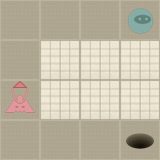

A level layout from a 2D game, rendered from its tile map. Below: a short description, then the map file with tile-grid data replaced by summaries:
An orthogonal 4x4 tile map with 40x40 px tiles, 2 tile layers (Level, Actors).

<map version="1.0" orientation="orthogonal" width="4" height="4" tilewidth="40" tileheight="40">
 <properties>
  <property name="moves" value="9" />
 </properties>
 <tileset firstgid="1" name="tiles" tilewidth="40" tileheight="40" spacing="2" margin="2">
  <image source="tiles.png" width="256" height="256" />
  <tile id="0">
   <properties>
    <property name="actor" value="exit" />
   </properties>
  </tile>
  <tile id="2">
   <properties>
    <property name="actor" value="guard" />
    <property name="direction" value="down" />
   </properties>
  </tile>
  <tile id="3">
   <properties>
    <property name="actor" value="guard" />
    <property name="direction" value="left" />
   </properties>
  </tile>
  <tile id="4">
   <properties>
    <property name="actor" value="guard" />
    <property name="direction" value="right" />
   </properties>
  </tile>
  <tile id="5">
   <properties>
    <property name="actor" value="guard" />
    <property name="direction" value="up" />
   </properties>
  </tile>
  <tile id="7">
   <properties>
    <property name="actor" value="player" />
   </properties>
  </tile>
  <tile id="8">
   <properties>
    <property name="actor" value="scroll" />
   </properties>
  </tile>
  <tile id="9">
   <properties>
    <property name="wall" value="1" />
   </properties>
  </tile>
 </tileset>
 <layer name="Level" width="4" height="4">
  <data>[16 cells, 16 non-empty, 2 distinct tile ids]</data>
 </layer>
 <layer name="Actors" width="4" height="4">
  <data>[16 cells, 3 non-empty, 3 distinct tile ids]</data>
 </layer>
</map>
